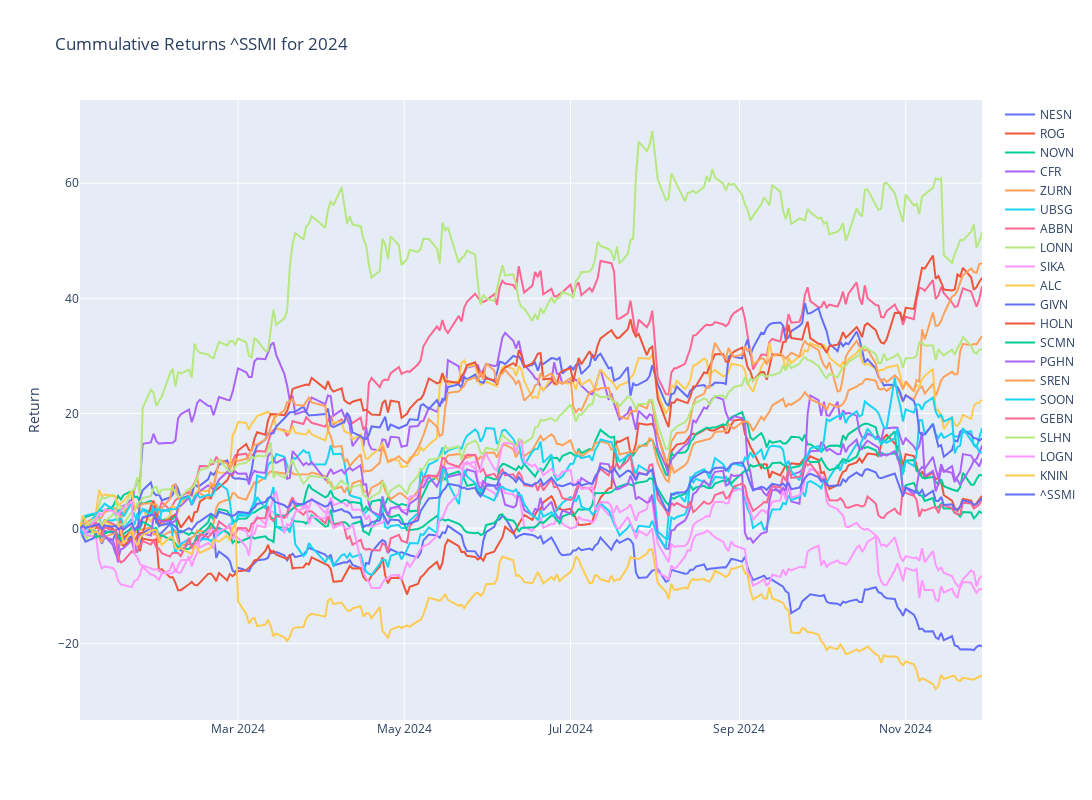

Notebook code cell kept with this figure:
### Code cell
# Plotly
fig = make_subplots()

# Graph (1,1)
# Loop all stock files and get cummulative return for year
for stock in tqdm(index_list):
    f = os.path.join("../input", stock)
    df = pd.read_csv(f+".csv",index_col="Date",parse_dates=True)
    df['Cummulative_Return'] = cumulative_return(df["Adj Close"].loc[year])
    fig.add_trace(go.Scatter(x=df['Cummulative_Return'].loc[year].index,y=df['Cummulative_Return'].loc[year],mode="lines",name=stock.split('.')[0]),row=1,col=1)

# Update xaxis properties
fig.update_yaxes(title_text="Return", row=1, col=1)

fig.update_layout(height=800, width=1300,showlegend=True,title=f"Cummulative Returns {ticker} for {year}")

fig.show()

### Figure 1 — Plotly figure (JSON) as saved in the notebook; plotly's stock layout.template omitted (floating-point values rounded to 4 significant figures; data arrays with more than 128 entries replaced by an {"elided": "..."} marker saying what was removed)
{"data": [{"mode": "lines", "name": "NESN", "type": "scatter", "x": {"elided": "232 str values"}, "xaxis": "x", "y": {"elided": "232 float values"}, "yaxis": "y"}, {"mode": "lines", "name": "ROG", "type": "scatter", "x": {"elided": "232 str values"}, "xaxis": "x", "y": {"elided": "232 float values"}, "yaxis": "y"}, {"mode": "lines", "name": "NOVN", "type": "scatter", "x": {"elided": "232 str values"}, "xaxis": "x", "y": {"elided": "232 float values"}, "yaxis": "y"}, {"mode": "lines", "name": "CFR", "type": "scatter", "x": {"elided": "232 str values"}, "xaxis": "x", "y": {"elided": "232 float values"}, "yaxis": "y"}, {"mode": "lines", "name": "ZURN", "type": "scatter", "x": {"elided": "232 str values"}, "xaxis": "x", "y": {"elided": "232 float values"}, "yaxis": "y"}, {"mode": "lines", "name": "UBSG", "type": "scatter", "x": {"elided": "232 str values"}, "xaxis": "x", "y": {"elided": "232 float values"}, "yaxis": "y"}, {"mode": "lines", "name": "ABBN", "type": "scatter", "x": {"elided": "232 str values"}, "xaxis": "x", "y": {"elided": "232 float values"}, "yaxis": "y"}, {"mode": "lines", "name": "LONN", "type": "scatter", "x": {"elided": "232 str values"}, "xaxis": "x", "y": {"elided": "232 float values"}, "yaxis": "y"}, {"mode": "lines", "name": "SIKA", "type": "scatter", "x": {"elided": "232 str values"}, "xaxis": "x", "y": {"elided": "232 float values"}, "yaxis": "y"}, {"mode": "lines", "name": "ALC", "type": "scatter", "x": {"elided": "232 str values"}, "xaxis": "x", "y": {"elided": "232 float values"}, "yaxis": "y"}, {"mode": "lines", "name": "GIVN", "type": "scatter", "x": {"elided": "232 str values"}, "xaxis": "x", "y": {"elided": "232 float values"}, "yaxis": "y"}, {"mode": "lines", "name": "HOLN", "type": "scatter", "x": {"elided": "232 str values"}, "xaxis": "x", "y": {"elided": "232 float values"}, "yaxis": "y"}, {"mode": "lines", "name": "SCMN", "type": "scatter", "x": {"elided": "232 str values"}, "xaxis": "x", "y": {"elided": "232 float values"}, "yaxis": "y"}, {"mode": "lines", "name": "PGHN", "type": "scatter", "x": {"elided": "232 str values"}, "xaxis": "x", "y": {"elided": "232 float values"}, "yaxis": "y"}, {"mode": "lines", "name": "SREN", "type": "scatter", "x": {"elided": "232 str values"}, "xaxis": "x", "y": {"elided": "232 float values"}, "yaxis": "y"}, {"mode": "lines", "name": "SOON", "type": "scatter", "x": {"elided": "232 str values"}, "xaxis": "x", "y": {"elided": "232 float values"}, "yaxis": "y"}, {"mode": "lines", "name": "GEBN", "type": "scatter", "x": {"elided": "232 str values"}, "xaxis": "x", "y": {"elided": "232 float values"}, "yaxis": "y"}, {"mode": "lines", "name": "SLHN", "type": "scatter", "x": {"elided": "232 str values"}, "xaxis": "x", "y": {"elided": "232 float values"}, "yaxis": "y"}, {"mode": "lines", "name": "LOGN", "type": "scatter", "x": {"elided": "232 str values"}, "xaxis": "x", "y": {"elided": "232 float values"}, "yaxis": "y"}, {"mode": "lines", "name": "KNIN", "type": "scatter", "x": {"elided": "232 str values"}, "xaxis": "x", "y": {"elided": "232 float values"}, "yaxis": "y"}, {"mode": "lines", "name": "^SSMI", "type": "scatter", "x": {"elided": "231 str values"}, "xaxis": "x", "y": {"elided": "231 float values"}, "yaxis": "y"}], "layout": {"height": 800, "showlegend": true, "title": {"text": "Cummulative Returns ^SSMI for 2024"}, "width": 1300, "xaxis": {"anchor": "y", "domain": [0, 1]}, "yaxis": {"anchor": "x", "domain": [0, 1], "title": {"text": "Return"}}}}
